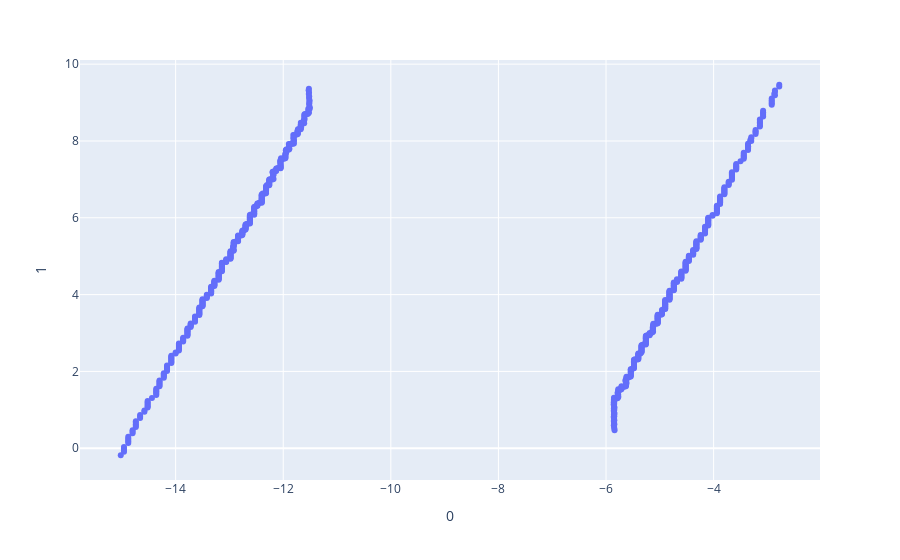

Write notebook code for a chart like this one.
### Code cell
df = pd.read_csv('/home/fbartelt/Documents/UFMG/Planejamento/logs/GVD.csv', index_col=0)
fig = px.scatter(df, x='0', y='1')
fig.show()

### Figure 1 — Plotly figure (JSON) as saved in the notebook; plotly's stock layout.template omitted (floating-point values rounded to 4 significant figures; data arrays with more than 128 entries replaced by an {"elided": "..."} marker saying what was removed)
{"data": [{"hovertemplate": "0=%{x}<br>1=%{y}<extra></extra>", "legendgroup": "", "marker": {"color": "#636efa", "symbol": "circle"}, "mode": "markers", "name": "", "orientation": "v", "showlegend": false, "type": "scatter", "x": {"elided": "767 float values"}, "xaxis": "x", "y": {"elided": "767 float values"}, "yaxis": "y"}], "layout": {"legend": {"tracegroupgap": 0}, "margin": {"t": 60}, "xaxis": {"anchor": "y", "domain": [0, 1], "title": {"text": "0"}}, "yaxis": {"anchor": "x", "domain": [0, 1], "title": {"text": "1"}}}}
